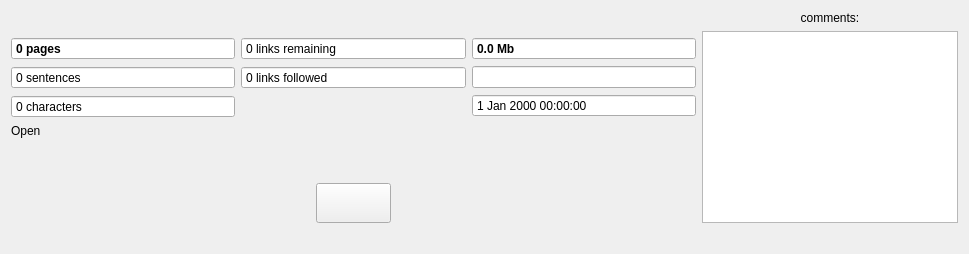
      <widget class="QWidget" name="informationTab">
       <attribute name="icon">
        <iconset>
         <normaloff>:/images/images/info.png</normaloff>:/images/images/info.png</iconset>
       </attribute>
       <attribute name="title">
        <string>database information</string>
       </attribute>
       <attribute name="toolTip">
        <string>general information about the database</string>
       </attribute>
       <layout class="QGridLayout" name="gridLayout_13">
        <item row="0" column="0" colspan="3">
         <spacer name="horizontalSpacer">
          <property name="orientation">
           <enum>Qt::Horizontal</enum>
          </property>
          <property name="sizeHint" stdset="0">
           <size>
            <width>685</width>
            <height>20</height>
           </size>
          </property>
         </spacer>
        </item>
        <item row="0" column="3" rowspan="2">
         <layout class="QGridLayout" name="gridLayout_11">
          <item row="0" column="0">
           <widget class="QLabel" name="currentURLLabel_8">
            <property name="sizePolicy">
             <sizepolicy hsizetype="Minimum" vsizetype="Fixed">
              <horstretch>0</horstretch>
              <verstretch>0</verstretch>
             </sizepolicy>
            </property>
            <property name="font">
             <font>
              <pointsize>9</pointsize>
             </font>
            </property>
            <property name="text">
             <string>comments:</string>
            </property>
            <property name="alignment">
             <set>Qt::AlignCenter</set>
            </property>
            <property name="wordWrap">
             <bool>false</bool>
            </property>
           </widget>
          </item>
          <item row="1" column="0">
           <widget class="QPlainTextEdit" name="commentTextEdit">
            <property name="enabled">
             <bool>true</bool>
            </property>
            <property name="sizePolicy">
             <sizepolicy hsizetype="Minimum" vsizetype="Expanding">
              <horstretch>0</horstretch>
              <verstretch>0</verstretch>
             </sizepolicy>
            </property>
            <property name="minimumSize">
             <size>
              <width>0</width>
              <height>0</height>
             </size>
            </property>
            <property name="maximumSize">
             <size>
              <width>16777215</width>
              <height>16777215</height>
             </size>
            </property>
            <property name="font">
             <font>
              <pointsize>8</pointsize>
             </font>
            </property>
            <property name="toolTip">
             <string>any comments that you may want to add to the database</string>
            </property>
            <property name="styleSheet">
             <string notr="true"/>
            </property>
           </widget>
          </item>
         </layout>
        </item>
        <item row="1" column="0">
         <layout class="QGridLayout" name="gridLayout_3">
          <item row="0" column="0">
           <widget class="QSpinBox" name="pageSpinbox">
            <property name="sizePolicy">
             <sizepolicy hsizetype="MinimumExpanding" vsizetype="Fixed">
              <horstretch>0</horstretch>
              <verstretch>0</verstretch>
             </sizepolicy>
            </property>
            <property name="font">
             <font>
              <pointsize>9</pointsize>
              <weight>75</weight>
              <bold>true</bold>
             </font>
            </property>
            <property name="toolTip">
             <string>number of pages in the database</string>
            </property>
            <property name="readOnly">
             <bool>true</bool>
            </property>
            <property name="buttonSymbols">
             <enum>QAbstractSpinBox::NoButtons</enum>
            </property>
            <property name="suffix">
             <string> pages</string>
            </property>
            <property name="maximum">
             <number>9999999</number>
            </property>
           </widget>
          </item>
          <item row="1" column="0">
           <widget class="QSpinBox" name="sentenceSpinbox">
            <property name="font">
             <font>
              <pointsize>9</pointsize>
             </font>
            </property>
            <property name="toolTip">
             <string>number of sentences in the database</string>
            </property>
            <property name="statusTip">
             <string>counts sentences or single lines</string>
            </property>
            <property name="readOnly">
             <bool>true</bool>
            </property>
            <property name="buttonSymbols">
             <enum>QAbstractSpinBox::NoButtons</enum>
            </property>
            <property name="suffix">
             <string> sentences</string>
            </property>
            <property name="maximum">
             <number>9999999</number>
            </property>
           </widget>
          </item>
          <item row="4" column="0">
           <spacer name="verticalSpacer_3">
            <property name="orientation">
             <enum>Qt::Vertical</enum>
            </property>
            <property name="sizeHint" stdset="0">
             <size>
              <width>20</width>
              <height>40</height>
             </size>
            </property>
           </spacer>
          </item>
          <item row="2" column="0">
           <widget class="QSpinBox" name="wordSpinbox">
            <property name="font">
             <font>
              <pointsize>9</pointsize>
             </font>
            </property>
            <property name="toolTip">
             <string>number of characters in the database</string>
            </property>
            <property name="readOnly">
             <bool>true</bool>
            </property>
            <property name="buttonSymbols">
             <enum>QAbstractSpinBox::NoButtons</enum>
            </property>
            <property name="suffix">
             <string> characters</string>
            </property>
            <property name="maximum">
             <number>1000000000</number>
            </property>
           </widget>
          </item>
          <item row="3" column="0">
           <widget class="QLabel" name="label_2">
            <property name="text">
             <string>Open</string>
            </property>
           </widget>
          </item>
         </layout>
        </item>
        <item row="1" column="1">
         <layout class="QGridLayout" name="gridLayout_12">
          <item row="0" column="0">
           <widget class="QDoubleSpinBox" name="links2DoSpinbox">
            <property name="sizePolicy">
             <sizepolicy hsizetype="MinimumExpanding" vsizetype="Fixed">
              <horstretch>0</horstretch>
              <verstretch>0</verstretch>
             </sizepolicy>
            </property>
            <property name="font">
             <font>
              <pointsize>9</pointsize>
             </font>
            </property>
            <property name="toolTip">
             <string>number of links that have been collected but not yet visited</string>
            </property>
            <property name="readOnly">
             <bool>true</bool>
            </property>
            <property name="buttonSymbols">
             <enum>QAbstractSpinBox::NoButtons</enum>
            </property>
            <property name="suffix">
             <string> links remaining</string>
            </property>
            <property name="decimals">
             <number>0</number>
            </property>
            <property name="maximum">
             <double>99999999.000000000000000</double>
            </property>
           </widget>
          </item>
          <item row="1" column="0">
           <widget class="QDoubleSpinBox" name="linksDoneSpinbox">
            <property name="sizePolicy">
             <sizepolicy hsizetype="Minimum" vsizetype="Fixed">
              <horstretch>0</horstretch>
              <verstretch>0</verstretch>
             </sizepolicy>
            </property>
            <property name="font">
             <font>
              <pointsize>9</pointsize>
             </font>
            </property>
            <property name="toolTip">
             <string>number of links that have been followed</string>
            </property>
            <property name="readOnly">
             <bool>true</bool>
            </property>
            <property name="buttonSymbols">
             <enum>QAbstractSpinBox::NoButtons</enum>
            </property>
            <property name="suffix">
             <string> links followed</string>
            </property>
            <property name="decimals">
             <number>0</number>
            </property>
            <property name="maximum">
             <double>99999999.000000000000000</double>
            </property>
           </widget>
          </item>
          <item row="2" column="0">
           <spacer name="verticalSpacer">
            <property name="orientation">
             <enum>Qt::Vertical</enum>
            </property>
            <property name="sizeHint" stdset="0">
             <size>
              <width>20</width>
              <height>40</height>
             </size>
            </property>
           </spacer>
          </item>
          <item row="3" column="0">
           <layout class="QGridLayout" name="gridLayout_10">
            <item row="0" column="0">
             <spacer name="horizontalSpacer_2">
              <property name="orientation">
               <enum>Qt::Horizontal</enum>
              </property>
              <property name="sizeHint" stdset="0">
               <size>
                <width>40</width>
                <height>20</height>
               </size>
              </property>
             </spacer>
            </item>
            <item row="0" column="1">
             <widget class="QPushButton" name="recomputePushButton">
              <property name="sizePolicy">
               <sizepolicy hsizetype="MinimumExpanding" vsizetype="Fixed">
                <horstretch>0</horstretch>
                <verstretch>0</verstretch>
               </sizepolicy>
              </property>
              <property name="minimumSize">
               <size>
                <width>0</width>
                <height>40</height>
               </size>
              </property>
              <property name="toolTip">
               <string>recompute the general information of this database</string>
              </property>
              <property name="text">
               <string/>
              </property>
              <property name="icon">
               <iconset>
                <normaloff>:/images/images/calc.png</normaloff>:/images/images/calc.png</iconset>
              </property>
             </widget>
            </item>
            <item row="0" column="2">
             <spacer name="horizontalSpacer_3">
              <property name="orientation">
               <enum>Qt::Horizontal</enum>
              </property>
              <property name="sizeHint" stdset="0">
               <size>
                <width>40</width>
                <height>20</height>
               </size>
              </property>
             </spacer>
            </item>
           </layout>
          </item>
         </layout>
        </item>
        <item row="1" column="2">
         <layout class="QGridLayout" name="gridLayout_8">
          <item row="2" column="0">
           <widget class="QDateTimeEdit" name="dateTimeEdit">
            <property name="font">
             <font>
              <pointsize>9</pointsize>
             </font>
            </property>
            <property name="toolTip">
             <string>last access</string>
            </property>
            <property name="frame">
             <bool>true</bool>
            </property>
            <property name="readOnly">
             <bool>true</bool>
            </property>
            <property name="buttonSymbols">
             <enum>QAbstractSpinBox::NoButtons</enum>
            </property>
            <property name="calendarPopup">
             <bool>false</bool>
            </property>
           </widget>
          </item>
          <item row="1" column="0">
           <widget class="QLineEdit" name="configFileEdit">
            <property name="sizePolicy">
             <sizepolicy hsizetype="Minimum" vsizetype="Fixed">
              <horstretch>0</horstretch>
              <verstretch>0</verstretch>
             </sizepolicy>
            </property>
            <property name="font">
             <font>
              <pointsize>9</pointsize>
             </font>
            </property>
            <property name="toolTip">
             <string>configuration file used in the collection</string>
            </property>
            <property name="readOnly">
             <bool>true</bool>
            </property>
           </widget>
          </item>
          <item row="3" column="0">
           <spacer name="verticalSpacer_2">
            <property name="orientation">
             <enum>Qt::Vertical</enum>
            </property>
            <property name="sizeHint" stdset="0">
             <size>
              <width>20</width>
              <height>40</height>
             </size>
            </property>
           </spacer>
          </item>
          <item row="0" column="0">
           <widget class="QDoubleSpinBox" name="sizeSpinbox">
            <property name="sizePolicy">
             <sizepolicy hsizetype="MinimumExpanding" vsizetype="Fixed">
              <horstretch>0</horstretch>
              <verstretch>0</verstretch>
             </sizepolicy>
            </property>
            <property name="font">
             <font>
              <pointsize>9</pointsize>
              <weight>75</weight>
              <bold>true</bold>
             </font>
            </property>
            <property name="toolTip">
             <string>size on disk</string>
            </property>
            <property name="readOnly">
             <bool>true</bool>
            </property>
            <property name="buttonSymbols">
             <enum>QAbstractSpinBox::NoButtons</enum>
            </property>
            <property name="suffix">
             <string> Mb</string>
            </property>
            <property name="decimals">
             <number>1</number>
            </property>
            <property name="maximum">
             <double>99999999.000000000000000</double>
            </property>
           </widget>
          </item>
         </layout>
        </item>
        <item row="2" column="0" colspan="4">
         <spacer name="horizontalSpacer_4">
          <property name="orientation">
           <enum>Qt::Horizontal</enum>
          </property>
          <property name="sizeHint" stdset="0">
           <size>
            <width>40</width>
            <height>20</height>
           </size>
          </property>
         </spacer>
        </item>
       </layout>
      </widget>
